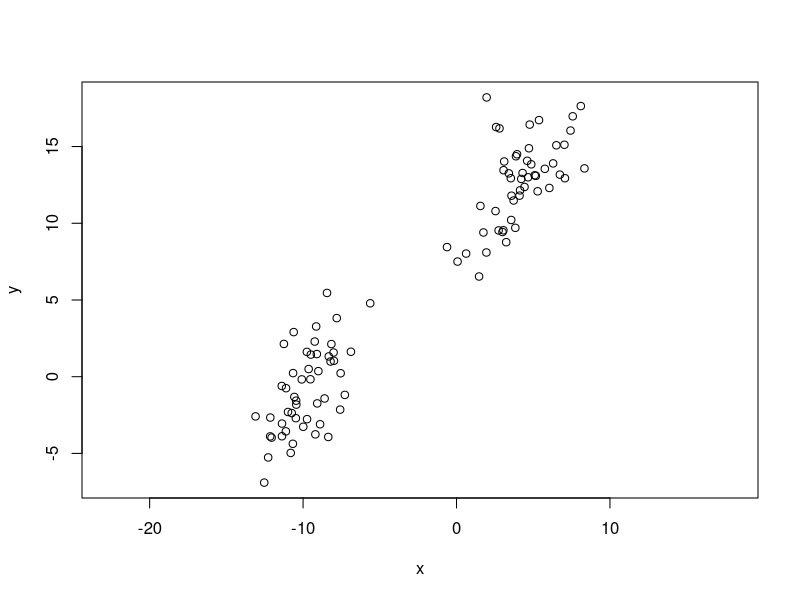
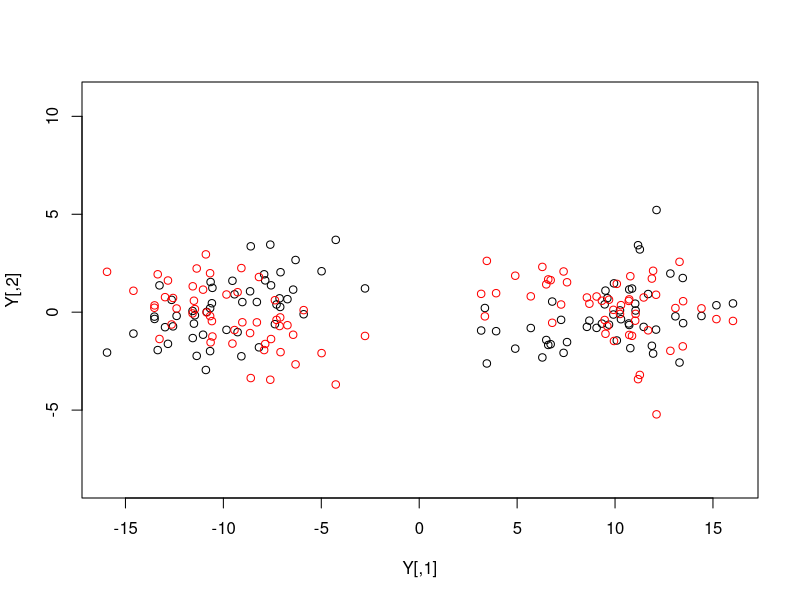
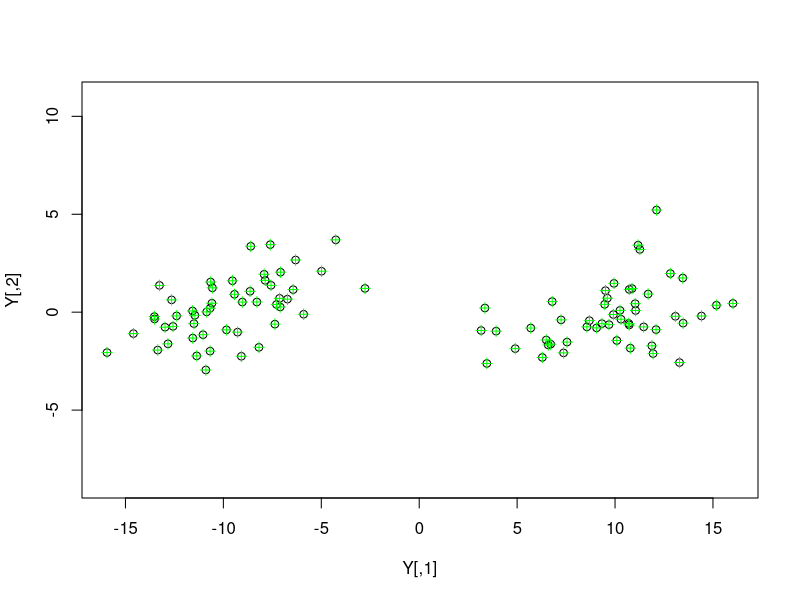
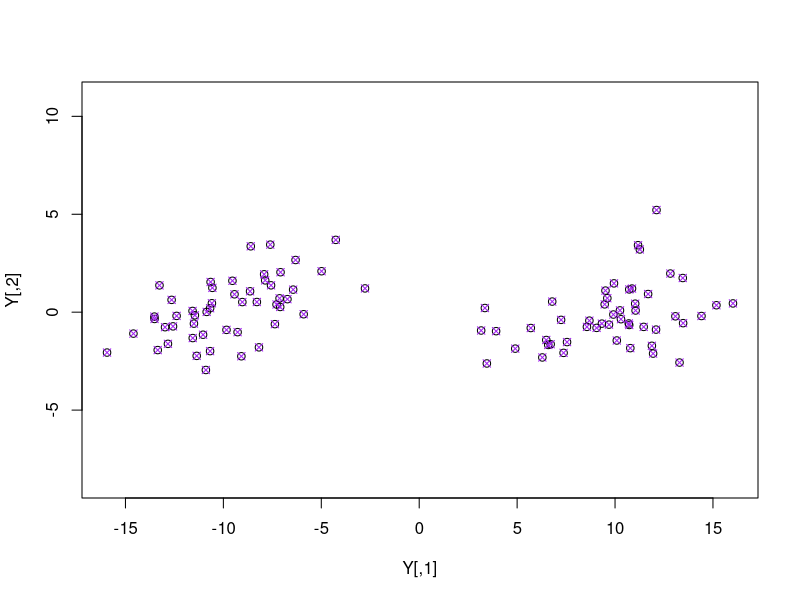
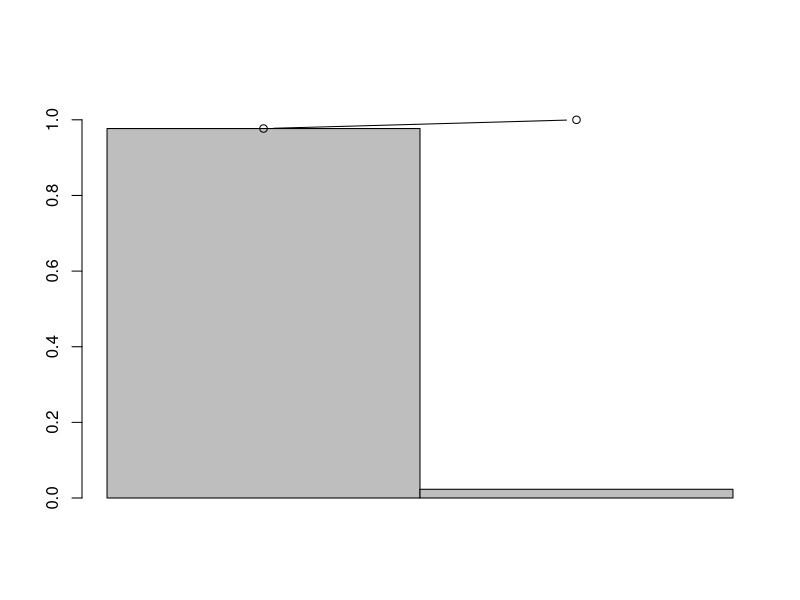
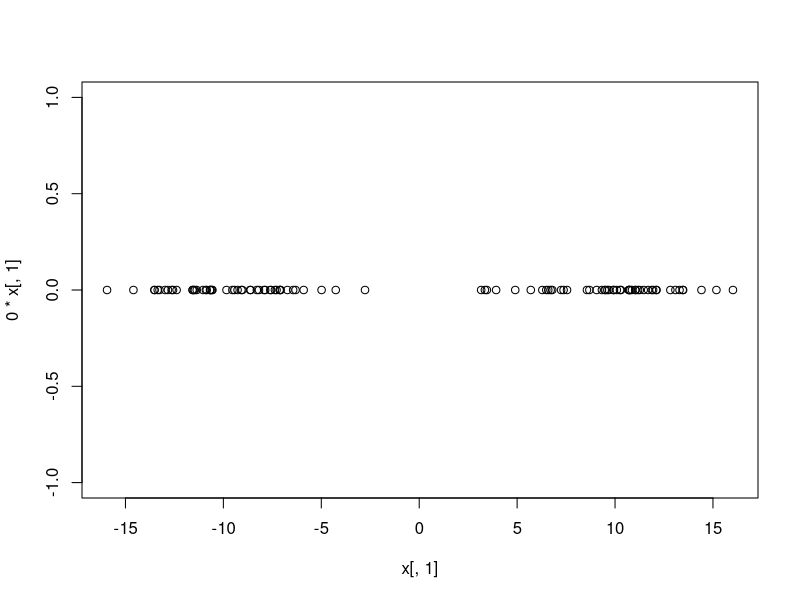
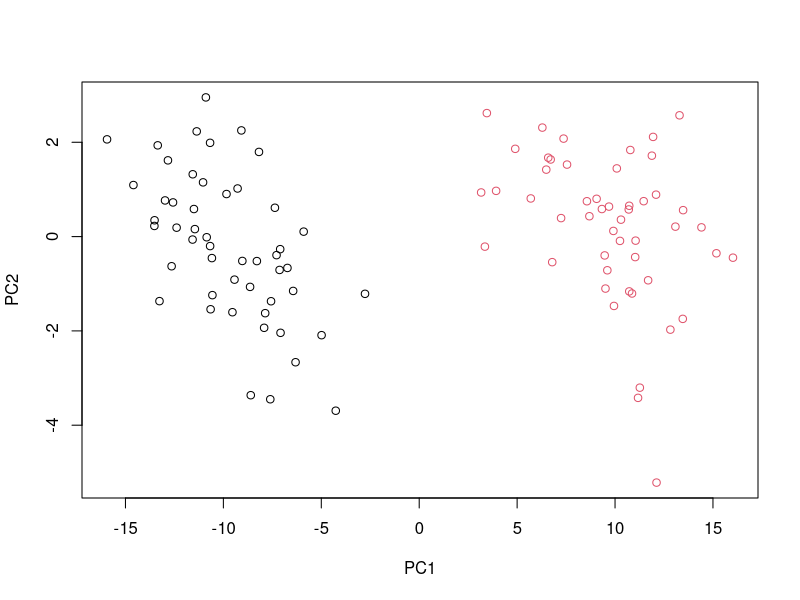
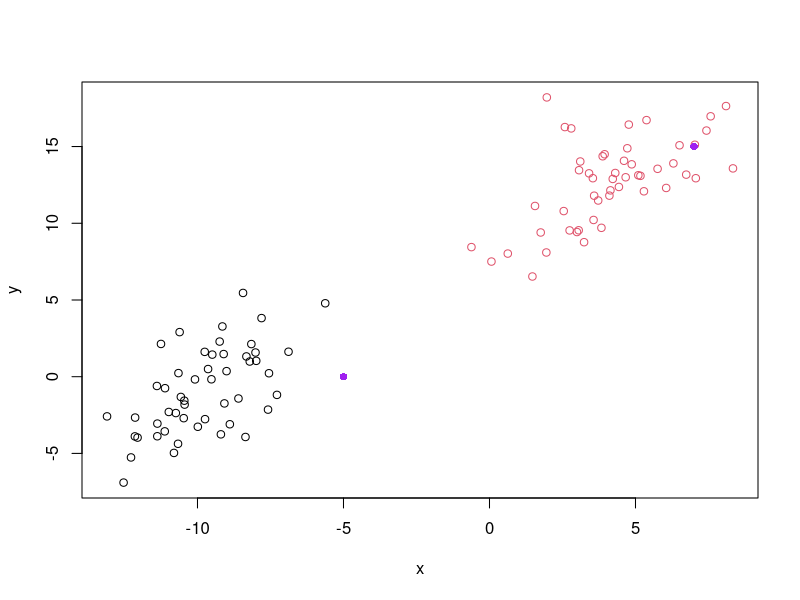

Reproduce these figures in R, in order.
# Toy problem

set.seed(123)
rho <- 0.65
n <- 100
x <- rnorm(n, c(-3, 4))
y <- rho*x + sqrt(1-rho^2)*rnorm(n)

x <- 2*x-4
y <- 3*y+5

plot(x,y, asp = 1)


X <- cbind(x,y)
M <- apply(X, 2, mean); M <- matrix(1, nrow = n, ncol = 1) %*% M

# Finding Covariance Matrix
XtX <- t(X)%*%X
MtM <- t(M)%*%M
Sig <- (XtX - MtM)/(n-1)

range(Sig-cov(X)) # Rounding Error

# Sig's Eigen Values and Vectors: L.D.Lt
EVs <- eigen(Sig)
D <- EVs$values
L <- EVs$vectors

range(Sig-L%*%diag(D)%*%t(L))

# Variance is preserved
sum(D) - sum(diag(Sig))

# PCs using Eigen Vectors
Y <- (X-M)%*%L
plot(Y, asp=1)

# SVD: X-M = USVt
Xsvd <- svd(X-M)
U <- Xsvd$u
S <- Xsvd$d
V <- Xsvd$v
range(X-M-U%*%diag(S)%*%t(V))

# Sig = VS^2Vt/(n-1)
range(Sig-V%*%diag(S^2)%*%t(V)/(n-1))


# PRComp
Xpcs <- prcomp(X, center = TRUE, scale. = FALSE)
points(Xpcs$x, col='red')

plot(Y, asp=1)
points(Xpcs$x%*%diag(c(1,-1)), col='green', pch=3)


# SVD: (X-M)/sqrt(n-1) = USVt
Xsvd <- svd((X-M))
U <- Xsvd$u
S <- Xsvd$d
V <- Xsvd$v
## how prcomp computes rotation and PCs
SD <- S/sqrt(n-1) # rotation
SU <- (X-M) %*% V # PC's

plot(Y, asp = 1)
points(SU%*%diag(c(1, -1)), col='purple', pch=4)

# Variance
with(Xpcs, barplot(sdev^2/sum(sdev^2), ylim=c(0, 1.1), 1, 0, ))
with(Xpcs, lines(1:length(sdev)-.5, cumsum(sdev^2)/sum(sdev^2), type='b'))


# Using PC1 to classify data
with(Xpcs, plot(x[,1], y=0*x[,1]))
# Group 1: x1<0
# Group 2: x1>0
grp <- ifelse(Xpcs$x[,1]<0, 'Grp1', 'Grp2')
plot(Xpcs$x, col=factor(grp))
# We were able to use PC1 to cluster the data
plot(X, col=factor(grp))
# Predict the group of some points: c(-5, 0) and c(7, 15)
points(v1 <- cbind(-5, 0), pch=16, col='purple')
points(v2 <- cbind(7, 15), pch=16, col='purple')

plot(Xpcs$x, col=factor(grp))
z1 <- (v1-M[1,]) %*% Xpcs$rotation
points(z1, col=ifelse(z1[,1]<0, 1, 2), pch=16, xpd=T)
z2 <- (v2-M[1,]) %*% Xpcs$rotation
points(z2, col=ifelse(z2[,1]<0, 1, 2), pch=16, xpd=T)

# Reconstructing Data from PC1
y1 <- Xpcs$x[, 1] %*% t(Xpcs$rotation[, 1])
if(all(Xpcs$scale != FALSE)){
  y1 <- scale(y1, center = FALSE , scale=1/Xpcs$scale)
}
if(all(Xpcs$center != FALSE)){
  y1 <- scale(y1, center = -1 * Xpcs$center, scale=FALSE)
}

plot(y1, col=factor(grp), pch=3)
points(Xpcs$x, col=factor(grp))
points(X, col='green')
